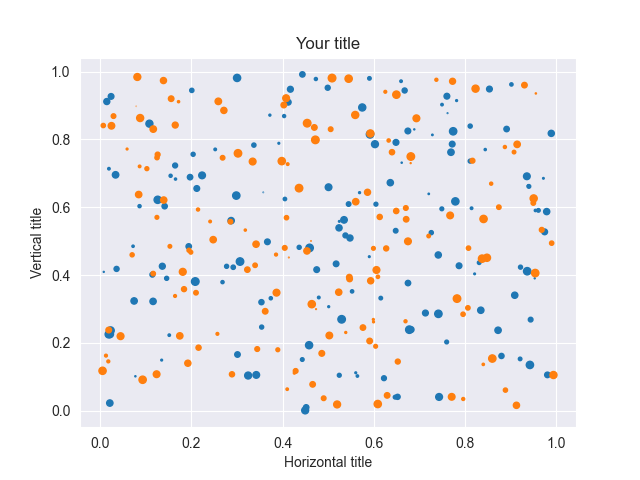

Python code for this plot:
import matplotlib.pyplot as plt
import numpy as np
import seaborn as sns
sns.set_style("darkgrid")

N = 150
x1 = np.random.rand(N)
y1 = np.random.rand(N)
s1 = np.random.rand(N) * 30
x2 = np.random.rand(N)
y2 = np.random.rand(N)
s2 = np.random.rand(N) * 30

plt.scatter(x1, y1,s=s1)
plt.scatter(x2, y2,s=s2)
plt.title('Your title')
plt.xlabel('Horizontal title')
plt.ylabel('Vertical title')
plt.show()
